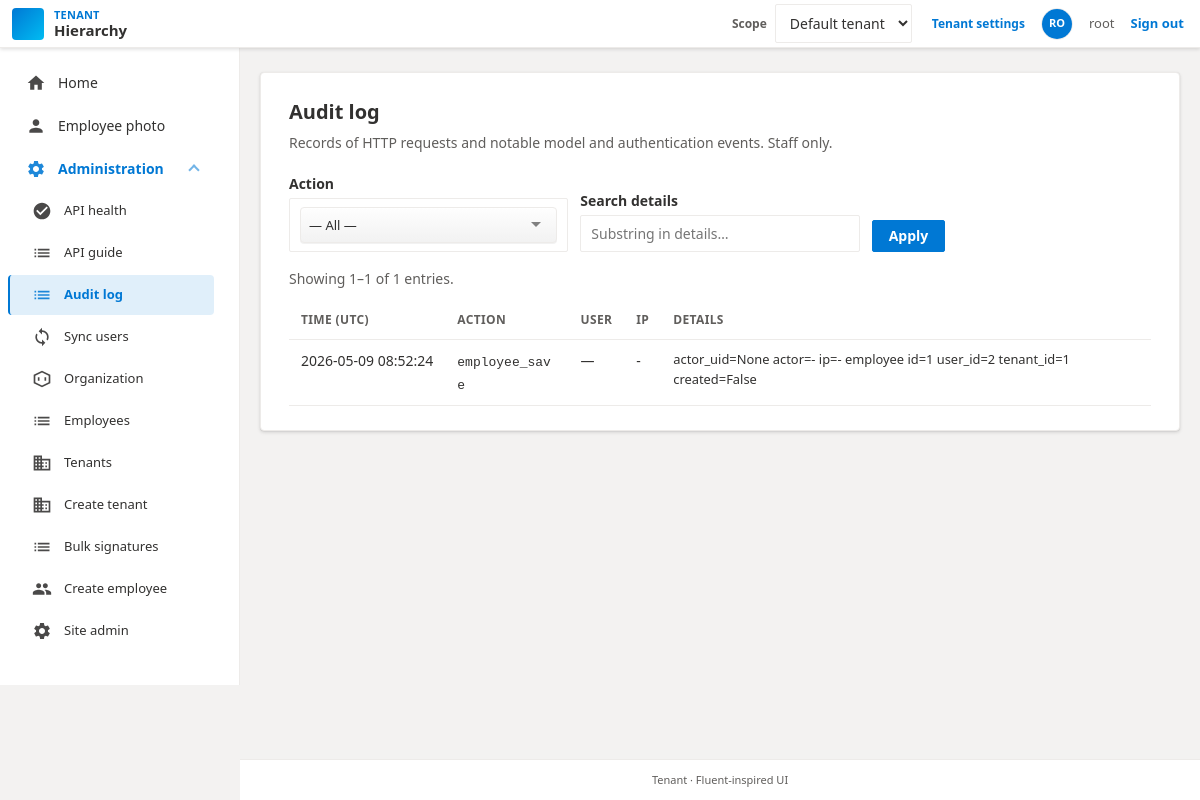
The page /tools/audit-log/ (signed in) on the database its author committed.
### hierarchy/models.py (models this page shows, shortened)
class AuditLog(models.Model):
    created_at = models.DateTimeField(auto_now_add=True, db_index=True)
    action = models.CharField(max_length=64, db_index=True)
    details = models.TextField()
    user = models.ForeignKey(
        settings.AUTH_USER_MODEL,
        null=True,
        blank=True,
        on_delete=models.SET_NULL,
        related_name="audit_logs",
    )
    ip_address = models.CharField(max_length=45, blank=True)
    class Meta:
        ordering = ["-created_at"]
        verbose_name = "audit log"
        verbose_name_plural = "audit logs"

### hierarchy/views.py (the view)
# urls.py: path("tools/audit-log/", views.audit_log_list, name="audit_log_list"),
@login_required
def audit_log_list(request):
    if not request.user.is_staff:
        raise PermissionDenied
    qs = AuditLog.objects.select_related("user").order_by("-created_at")
    action_filter = (request.GET.get("action") or "").strip()
    if action_filter:
        qs = qs.filter(action=action_filter)
    search_q = (request.GET.get("q") or "").strip()
    if search_q:
        qs = qs.filter(details__icontains=search_q)
    paginator = Paginator(qs, 40)
    page_obj = paginator.get_page(request.GET.get("page"))
    action_choices = (
        AuditLog.objects.order_by("action").values_list("action", flat=True).distinct()
    )
    filter_query = _audit_log_filter_query(request)
    context = {
        "page_obj": page_obj,
        "action_filter": action_filter,
        "action_choices": action_choices,
        "search_q": search_q,
        "filter_query": filter_query,
    }
    return render(request, "hierarchy/audit_log_list.html", context)

### hierarchy/templates/hierarchy/audit_log_list.html (shortened to what this page needs)
{% extends "base.html" %}
{% block content %}
<div class="d365-card d365-card--wide d365-card--table-card">
  <div class="d365-card__header-row">
    <div>
      <h1>Audit log</h1>
      <p class="d365-card__subtitle">
        Records of HTTP requests and notable model and authentication events. Staff only.
      </p>
    </div>
  </div>
  <form method="get" action="{% url 'hierarchy:audit_log_list' %}" class="d365-form d365-form--inline" style="flex-wrap: wrap; gap: 12px; margin-bottom: 16px;">
    <div class="d365-field" style="margin-bottom: 0;">
      <label class="d365-label" for="id-audit-action">Action</label>
    </div>
    <div class="d365-field d365-field--grow" style="margin-bottom: 0; min-width: 200px;">
      <label class="d365-label" for="id-audit-q">Search details</label>
      <input type="search" name="q" id="id-audit-q" class="d365-input" value="{{ search_q }}" placeholder="Substring in details…" autocomplete="off">
    </div>
    <div class="d365-field" style="margin-bottom: 0; align-self: flex-end;">
      <button type="submit" class="d365-btn d365-btn--primary">Apply</button>
    </div>
  </form>
  {% if not page_obj.object_list %}
    <p class="d365-empty">No audit entries match your filters.</p>
  {% else %}
    <p class="d365-help" style="margin-bottom: 12px;">
      Showing {{ page_obj.start_index }}–{{ page_obj.end_index }} of {{ page_obj.paginator.count }} entries.
    </p>
    <div class="d365-table-wrap">
      <table class="d365-table">
        <thead>
          <tr>
            <th scope="col">Time (UTC)</th>
            <th scope="col">Action</th>
            <th scope="col">User</th>
            <th scope="col">IP</th>
            <th scope="col">Details</th>
          </tr>
        </thead>
        <tbody>
          {% for row in page_obj %}
            <tr>
              <td class="d365-table__nowrap">{{ row.created_at|date:"Y-m-d H:i:s" }}</td>
              <td><code class="d365-code">{{ row.action }}</code></td>
              <td>{% if row.user %}{{ row.user.get_username }}{% else %}—{% endif %}</td>
              <td>{{ row.ip_address|default:"—" }}</td>
              <td class="d365-table__details">{{ row.details }}</td>
            </tr>
          {% endfor %}
        </tbody>
      </table>
    </div>
  {% endif %}
</div>
{% endblock %}

### templates/base.html (shortened to what this page needs)
{% load static %}
<!DOCTYPE html>
<html lang="en">
<head>
  <link rel="stylesheet" href="{% static 'css/dynamics-theme.css' %}">
  <link rel="stylesheet" href="{% static 'vendor/tom-select/tom-select.default.min.css' %}">
  <link rel="stylesheet" href="{% static 'css/tom-select-d365.css' %}">
</head>
<body class="d365-shell">
  <div class="d365-layout">
    <header class="d365-app-bar" role="banner">
      <div class="d365-app-bar__start">
        <a class="d365-app-bar__brand" href="{% url 'hierarchy:index' %}">
          <span class="d365-app-bar__logo" aria-hidden="true"></span>
          <span class="d365-app-bar__titles">
            <span class="d365-app-bar__product">Tenant</span>
            <span class="d365-app-bar__app-name">Hierarchy</span>
          </span>
        </a>
      </div>
      <span class="d365-app-bar__env d365-app-bar__actions">
        {% block app_bar_extra %}
          {% if user.is_authenticated %}
            {% if user.is_superuser %}
            <form method="post" action="{% url 'hierarchy:tenant_switch' %}" class="d365-tenant-switch">
              <label class="d365-tenant-switch__label" for="id-app-tenant-scope">Scope</label>
              <select name="tenant" id="id-app-tenant-scope" class="d365-select d365-select--compact" aria-label="Choose tenant scope" data-no-searchable-select="1" onchange="this.form.submit()">
                {% for t in tenant_switch_choices %}
                  <option value="{{ t.pk }}" {% if active_tenant and active_tenant.pk == t.pk %}selected{% endif %}>{{ t.name }}{% if not t.is_active %} (inactive){% endif %}</option>
                {% endfor %}
              </select>
            </form>
            {% if active_tenant %}
            <a href="{% url 'hierarchy:tenant_edit' active_tenant.pk %}" class="d365-link d365-link--compact">Tenant settings</a>
            {% endif %}
            {% endif %}
            <a href="{% url 'hierarchy:employee_photo' %}" class="d365-app-bar__avatar" title="Employee photo" aria-label="Employee photo">
              {% if employee_photo_url %}
                <img src="{{ employee_photo_url }}" alt="" class="d365-app-bar__avatar-img" width="32" height="32">
              {% else %}
                <span class="d365-app-bar__avatar-initials">{{ avatar_initials }}</span>
              {% endif %}
            </a>
            <span class="d365-app-bar__user">{{ user.get_username }}</span>
            <a class="d365-link" href="{% url 'logout' %}">Sign out</a>
          {% else %}
            <a class="d365-link" href="{% url 'login' %}">Sign in</a>
          {% endif %}
        {% endblock %}
      </span>
    </header>
    <div class="d365-body">
      <div class="d365-nav-host" id="d365-nav-host">
        <aside class="d365-side-nav" id="d365-side-nav" aria-label="Main navigation">
          <div class="d365-side-nav__inner">
            {% block side_nav %}
            <nav class="d365-side-nav__nav">
              <ul class="d365-nav-list">
                <li>
                  <a href="{% url 'hierarchy:index' %}" class="d365-nav-link{% if request.resolver_match.namespace == 'hierarchy' and request.resolver_match.url_name == 'index' %} is-active{% endif %}">
                    <span class="d365-nav-link__icon" aria-hidden="true"></span>
                    <span class="d365-nav-link__text">Home</span>
                  </a>
                </li>
                {% if user.is_authenticated %}
                <li>
                  <a href="{% url 'hierarchy:employee_photo' %}" class="d365-nav-link{% if request.resolver_match.url_name == 'employee_photo' %} is-active{% endif %}">
                    <span class="d365-nav-link__icon d365-nav-link__icon--person" aria-hidden="true"></span>
                    <span class="d365-nav-link__text">Employee photo</span>
                  </a>
                </li>
                {% endif %}
                {% if user.is_staff %}
                {% with u=request.resolver_match.url_name %}
                <li class="d365-nav-group">
                  <details class="d365-nav-details{% if request.resolver_match.namespace == 'admin' or u == 'api_health_test' or u == 'api_guide' or u == 'audit_log_list' or u == 'user_sync' or u == 'organization_overview' or u == 'org_unit_list' or u == 'org_unit_create' or u == 'org_unit_edit' or u == 'position_list' or u == 'position_create' or u == 'position_detail' or u == 'position_edit' or u == 'position_assignment_delete' or u == 'employee_list' or u == 'employee_edit' or u == 'signature_manage' or u == 'signature_bulk_upload' or u == 'tenant_list' or u == 'tenant_edit' or u == 'tenant_create' or u == 'employee_create' %} d365-nav-details--highlight{% endif %}" {% if request.resolver_match.namespace == 'admin' or u == 'api_health_test' or u == 'api_guide' or u == 'audit_log_list' or u == 'user_sync' or u == 'organization_overview' or u == 'org_unit_list' or u == 'org_unit_create' or u == 'org_unit_edit' or u == 'position_list' or u == 'position_create' or u == 'position_detail' or u == 'position_edit' or u == 'position_assignment_delete' or u == 'employee_list' or u == 'employee_edit' or u == 'signature_manage' or u == 'signature_bulk_upload' or u == 'tenant_list' or u == 'tenant_edit' or u == 'tenant_create' or u == 'employee_create' %}open{% endif %}>
                    <summary class="d365-nav-details__summary">
                      <span class="d365-nav-details__summary-main">
                        <span class="d365-nav-link__icon d365-nav-link__icon--gear" aria-hidden="true"></span>
                        <span class="d365-nav-details__title">Administration</span>
                      </span>
                      <span class="d365-nav-details__chevron" aria-hidden="true"></span>
                    </summary>
                    <ul class="d365-nav-list d365-nav-list--nested">
                      <li>
                        <a href="{% url 'hierarchy:api_health_test' %}" class="d365-nav-link{% if u == 'api_health_test' %} is-active{% endif %}">
                          <span class="d365-nav-link__icon d365-nav-link__icon--health" aria-hidden="true"></span>
                          <span class="d365-nav-link__text">API health</span>
                        </a>
                      </li>
                      <li>
                        <a href="{% url 'hierarchy:api_guide' %}" class="d365-nav-link{% if u == 'api_guide' %} is-active{% endif %}">
                          <span class="d365-nav-link__icon d365-nav-link__icon--list" aria-hidden="true"></span>
                          <span class="d365-nav-link__text">API guide</span>
                        </a>
                      </li>
                      <li>
                        <a href="{% url 'hierarchy:audit_log_list' %}" class="d365-nav-link{% if u == 'audit_log_list' %} is-active{% endif %}">
                          <span class="d365-nav-link__icon d365-nav-link__icon--list" aria-hidden="true"></span>
                          <span class="d365-nav-link__text">Audit log</span>
                        </a>
                      </li>
                      <li>
                        <a href="{% url 'hierarchy:user_sync' %}" class="d365-nav-link{% if u == 'user_sync' %} is-active{% endif %}">
                          <span class="d365-nav-link__icon d365-nav-link__icon--sync" aria-hidden="true"></span>
                          <span class="d365-nav-link__text">Sync users</span>
                        </a>
                      </li>
                      <li>
                        <a href="{% url 'hierarchy:organization_overview' %}" class="d365-nav-link">
                          <span class="d365-nav-link__icon d365-nav-link__icon--structure" aria-hidden="true"></span>
                          <span class="d365-nav-link__text">Organization</span>
                        </a>
                      </li>
                      <li>
                        <a href="{% url 'hierarchy:employee_list' %}" class="d365-nav-link{% if u == 'employee_list' or u == 'employee_edit' or u == 'signature_manage' or u == 'signature_bulk_upload' %} is-active{% endif %}">
                          <span class="d365-nav-link__icon d365-nav-link__icon--list" aria-hidden="true"></span>
                          <span class="d365-nav-link__text">Employees</span>
                        </a>
                      </li>
                      {% if user.is_superuser %}
                      <li>
                        <a href="{% url 'hierarchy:tenant_list' %}" class="d365-nav-link{% if u == 'tenant_list' or u == 'tenant_edit' %} is-active{% endif %}">
                          <span class="d365-nav-link__icon d365-nav-link__icon--building" aria-hidden="true"></span>
                          <span class="d365-nav-link__text">Tenants</span>
                        </a>
                      </li>
                      <li>
                        <a href="{% url 'hierarchy:tenant_create' %}" class="d365-nav-link{% if u == 'tenant_create' %} is-active{% endif %}">
                          <span class="d365-nav-link__icon d365-nav-link__icon--building" aria-hidden="true"></span>
                          <span class="d365-nav-link__text">Create tenant</span>
                        </a>
                      </li>
                      {% endif %}
                      <li>
                        <a href="{% url 'hierarchy:signature_bulk_upload' %}" class="d365-nav-link{% if u == 'signature_bulk_upload' %} is-active{% endif %}">
                          <span class="d365-nav-link__icon d365-nav-link__icon--list" aria-hidden="true"></span>
                          <span class="d365-nav-link__text">Bulk signatures</span>
                        </a>
                      </li>
                      <li>
                        <a href="{% url 'hierarchy:employee_create' %}" class="d365-nav-link{% if u == 'employee_create' %} is-active{% endif %}">
                          <span class="d365-nav-link__icon d365-nav-link__icon--people" aria-hidden="true"></span>
                          <span class="d365-nav-link__text">Create employee</span>
                        </a>
                      </li>
                      <li>
                        <a href="{% url 'admin:index' %}" class="d365-nav-link{% if request.resolver_match.namespace == 'admin' %} is-active{% endif %}">
                          <span class="d365-nav-link__icon d365-nav-link__icon--gear" aria-hidden="true"></span>
                          <span class="d365-nav-link__text">Site admin</span>
                        </a>
                      </li>
                    </ul>
                  </details>
                </li>
                {% endwith %}
                {% endif %}
              </ul>
            </nav>
            {% endblock %}
          </div>
        </aside>
      </div>
      <div class="d365-content">
        <main class="d365-main" id="main" role="main">
          {% block content %}{% endblock %}
        </main>
        <footer class="d365-footer" role="contentinfo">
          {% block footer %}Tenant · Fluent-inspired UI{% endblock %}
        </footer>
      </div>
    </div>
  </div>
</body>
</html>

### rows shown on the page
AuditLog: created_at "2026-05-09 08:52:24", action "employee_save", ip_address "-", details "actor_uid=None actor=- ip=- employee id=1 user_id=2 tenant_id=1 created=False"

### other values the page prints
{{ avatar_initials }} "RO"
{{ user.get_username }} "root"
{{ page_obj.start_index }} "1"
{{ page_obj.end_index }} "1"
{{ page_obj.paginator.count }} "1"
form field tenant "Default tenant"
